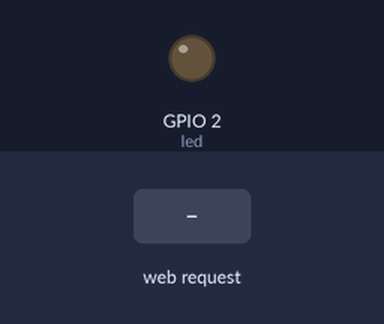
Bench run of a sketch on a simulated ESP32. Parts: output pins drawn as LEDs (lit = HIGH). The test bench sets the inputs (shaded band). WiFi joins after 1.5 s; servers stay silent unless stated; storage starts empty; what the sketch prints to the serial monitor is not drawn.

Above: at 2.7 s.
2.8 s: HTTP request GET /led/on received
At 3.9 s:
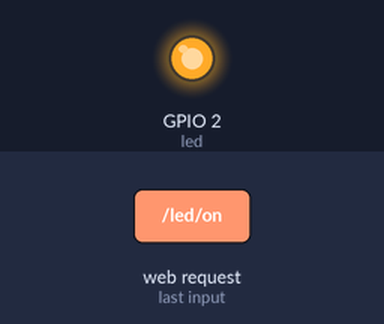
4.3 s: HTTP request GET /led/off received
At 5.0 s:
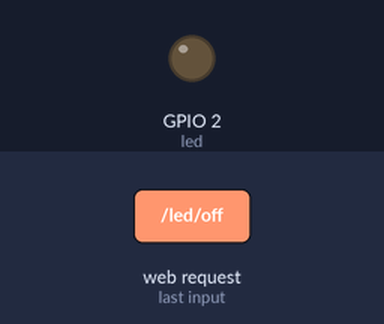
Timing chart, 0 to 7.3 s (numbered marks = the images above; inputs shaded):
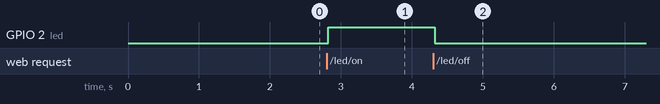

Measured:
- after the input at 2.8 s, GPIO 2 (led): LOW → HIGH at once
- after the input at 4.3 s, GPIO 2 (led): HIGH → LOW at once

The sketch:

ESP32-Sd-karttan-web-kodu-alma-ve-led-yakma-asekron.ino
```cpp
#include <SD.h>
#include <SPI.h>
#include <AsyncTCP.h>
#include <ESPAsyncWebServer.h>
#include <WiFi.h>

#define CS_pin 5
#define led 2

const char* SSID = "TurkTelekom_ZTYKS3_2.4GHz";
const char* PASSWORD = "x3XuYXczxtYu";

AsyncWebServer server(80);

void setup() {
  Serial.begin(115200);

  pinMode(led, OUTPUT);
  digitalWrite(led, LOW);

  if(!SD.begin(CS_pin)){
    Serial.println("SD kar YOk");
    return;
  }
  Serial.println("Sd KArt HAır");

  WiFi.begin(SSID, PASSWORD);

  while(WiFi.status() != WL_CONNECTED){
    delay(500);
    Serial.print(".");
  }

  Serial.println(WiFi.localIP());

  server.on("/", HTTP_GET, [](AsyncWebServerRequest *request){
    request->send(SD, "/ledKontrol/index.html", "text/html");
  });

  server.on("/style.css", HTTP_GET, [](AsyncWebServerRequest *request){
    request->send(SD, "/ledKontrol/style.css", "text/css");
  });

  server.on("/led/on", HTTP_GET, [](AsyncWebServerRequest *request){
    digitalWrite(led, HIGH);
    request->send(200, "text/plain", "ON");
  });

  server.on("/led/off", HTTP_GET, [](AsyncWebServerRequest *request){
    digitalWrite(led, LOW);
    request->send(200, "text/plain", "OFF");
  });

  server.begin();

}

void loop() {


}
```
